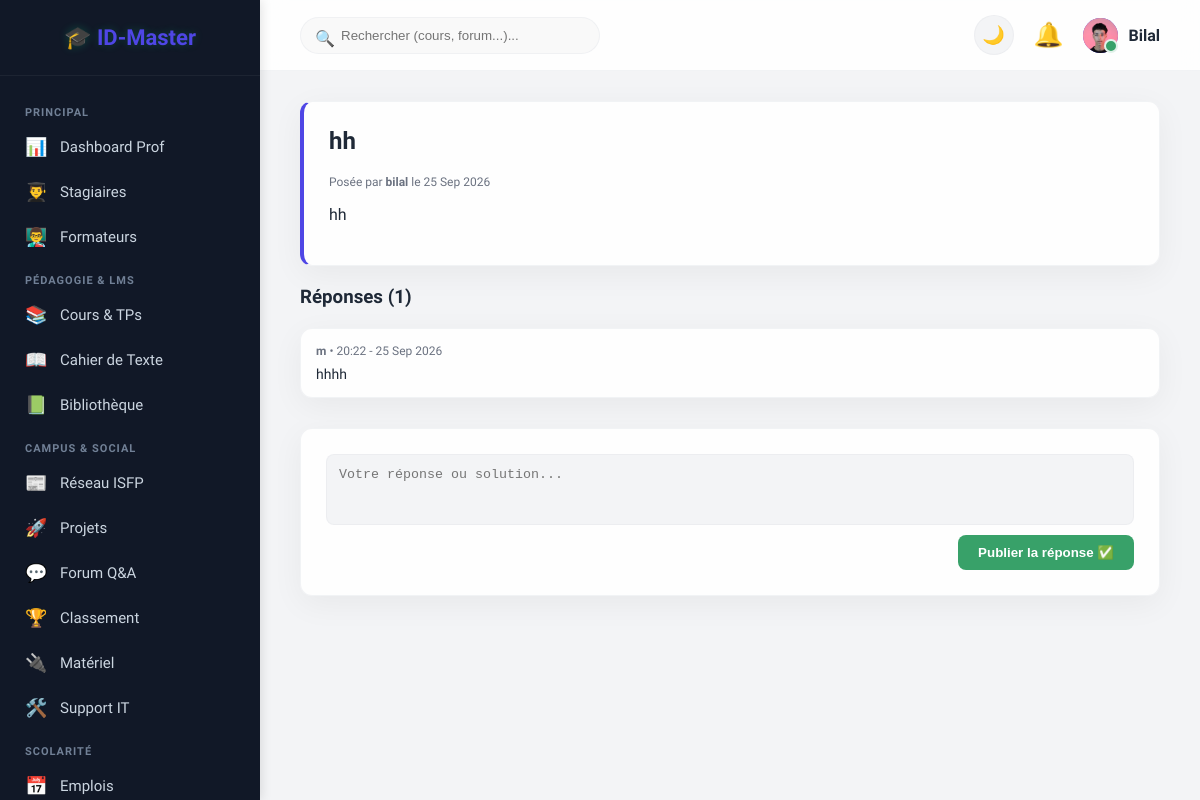
Page /lms/forum/1/ (signed in) on the earlier database version.
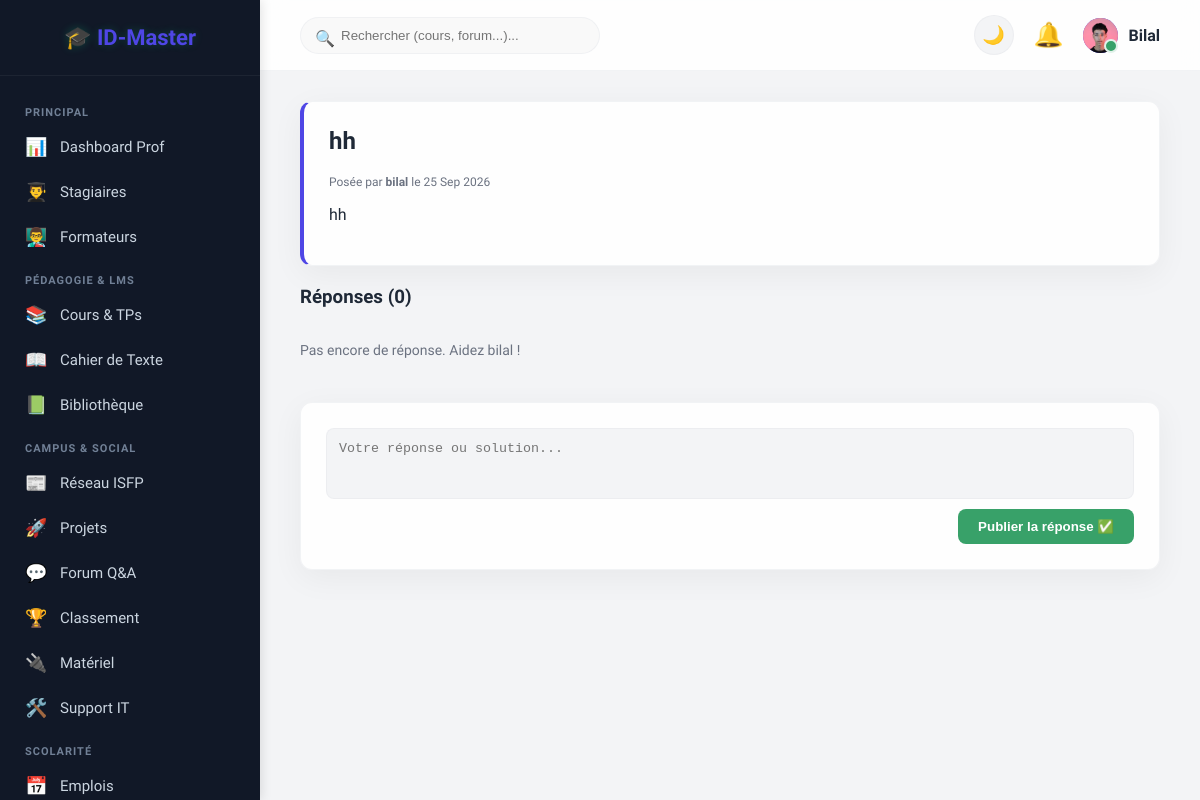
Same page on the later database version.
### lms/models.py (models this page shows, shortened)
class ForumQuestion(models.Model):
    title = models.CharField(max_length=255)
    content = models.TextField()
    author = models.ForeignKey(CustomUser, on_delete=models.CASCADE, related_name='questions')
    created_at = models.DateTimeField(auto_now_add=True)
    votes = models.IntegerField(default=0)

class ForumAnswer(models.Model):
    question = models.ForeignKey(ForumQuestion, on_delete=models.CASCADE, related_name='answers')
    author = models.ForeignKey(CustomUser, on_delete=models.CASCADE)
    content = models.TextField()
    created_at = models.DateTimeField(auto_now_add=True)
    is_correct = models.BooleanField(default=False) # باش الأستاذ يماركي الجواب الصحيح

### accounts/models.py (models this page shows, shortened)
class CustomUser(AbstractUser):
    ROLE_CHOICES = (('admin', 'Administrateur'), ('professor', 'Professeur'), ('etudiant', 'Étudiant'))
    role = models.CharField(max_length=20, choices=ROLE_CHOICES, default='etudiant')
    profile_picture = models.ImageField(upload_to='profiles/', blank=True, null=True)
    numero_cef = models.CharField(max_length=50, blank=True, null=True, verbose_name="N° Inscription (CEF)")
    last_activity = models.DateTimeField(default=timezone.now)

### lms/views.py (the view)
# urls.py: path('forum/<int:question_id>/', forum_detail_view, name='forum_detail'),
def forum_detail_view(request, question_id):
    if not request.user.is_authenticated: return redirect('login')
    question = get_object_or_404(ForumQuestion, id=question_id)
    if request.method == 'POST':
        content = request.POST.get('content')
        if content:
            ForumAnswer.objects.create(question=question, author=request.user, content=content)
            return redirect('forum_detail', question_id=question.id)
    return render(request, 'lms/forum_detail.html', {'question': question})

### lms/templates/lms/forum_detail.html (shortened to what this page needs)
{% extends 'accounts/base.html' %}
{% block content %}
<div style="max-width: 900px; margin: 0 auto; display: flex; flex-direction: column; gap: 20px;">
    <div class="card" style="border-left: 4px solid var(--accent);">
        <h2 style="margin-top: 0; color: var(--text-main);">{{ question.title }}</h2>
        <div style="font-size: 12px; color: var(--text-muted); margin-bottom: 15px;">Posée par <b>{{ question.author.username }}</b> le {{ question.created_at|date:"d M Y" }}</div>
        <p style="font-size: 15px; line-height: 1.6; color: var(--text-main);">{{ question.content|linebreaks }}</p>
    </div>
    <h3 style="margin: 0; color: var(--text-main);">Réponses ({{ question.answers.count }})</h3>
    <div style="display: flex; flex-direction: column; gap: 15px;">
        {% for answer in question.answers.all %}
        <div class="card" style="padding: 15px; background: {% if answer.author.role == 'professeur' %}rgba(56, 161, 105, 0.05){% else %}var(--bg-card){% endif %};">
            <div style="font-size: 12px; color: var(--text-muted); margin-bottom: 8px;">
                <b>{{ answer.author.username }}</b> • {{ answer.created_at|date:"H:i - d M Y" }}
            </div>
            <p style="margin: 0; font-size: 14px; color: var(--text-main);">{{ answer.content|linebreaksbr }}</p>
        </div>
        {% empty %}
        <p style="color: var(--text-muted); font-size: 14px;">Pas encore de réponse. Aidez {{ question.author.username }} !</p>
        {% endfor %}
    </div>
    <div class="card" style="margin-top: 10px;">
        <form method="POST" style="display: flex; flex-direction: column; gap: 10px;">
            <textarea name="content" placeholder="Votre réponse ou solution..." rows="3" required style="padding: 12px; border: 1px solid var(--border-color); border-radius: 8px; background: var(--bg-body); color: var(--text-main); resize: none;"></textarea>
            <button type="submit" style="align-self: flex-end; background: #38a169; color: white; border: none; padding: 10px 20px; border-radius: 8px; font-weight: bold; cursor: pointer;">Publier la réponse ✅</button>
        </form>
    </div>
</div>
{% endblock %}

Differences in the rows shown:
removed ForumAnswer: author.username "m", created_at "20:22 - 25 Sep 2026", content "hhhh"
shown differently, row unchanged: ForumQuestion "hh": answers.count "1" → "0"; author.username (not shown) → "bilal"
Other differences:
text now shown: "Pas encore de réponse. Aidez !"
